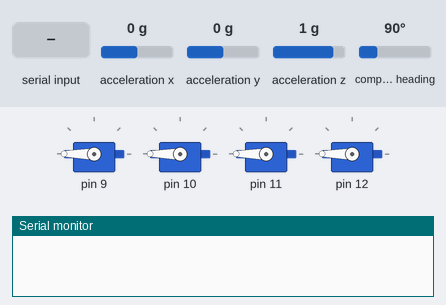
Bench run of a sketch on a simulated Arduino Uno, built with avr-gcc and run on an emulated ATmega328P. Parts: 4 × servo, the last lines printed to the serial monitor. Inputs (shaded band) come from the test bench; at power-on: acceleration x 0 g, acceleration y 0 g, acceleration z 1 g, compass heading 90°.

Above: at 0.1 s.
At 2.1 s:
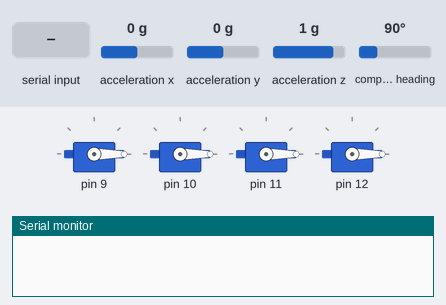
At 6.2 s:
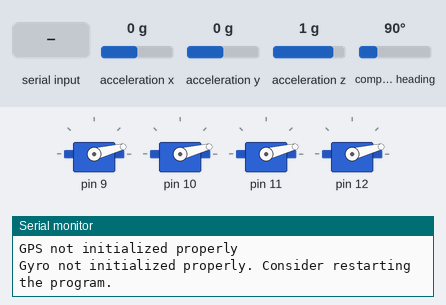
6.3 s: acceleration x set to 0.8 g
11.7 s: ";" received over Serial
17.1 s: acceleration y set to -1.4 g
22.5 s: acceleration z set to -1.4 g
27.9 s: "90;45\n" received over Serial
33.3 s: compass heading set to 180°
Timing chart, 0 to 36.3 s (numbered marks = the images above; inputs shaded):
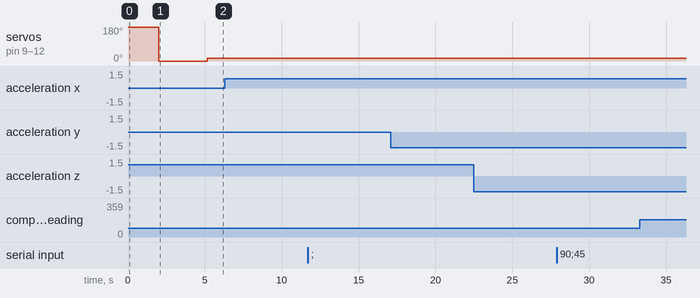

The sketch:

arduinoToPy.ino
```cpp
#include <SoftwareSerial.h>
#include <TinyGPS.h>
#include <Wire.h>
#include <Servo.h>
#include <Adafruit_Sensor.h>
#include <Adafruit_BNO055.h>
#include <utility/imumaths.h>

Adafruit_BNO055 bno = Adafruit_BNO055(55);


/* This sample code demonstrates the normal use of a TinyGPS object.
   It requires the use of SoftwareSerial, and assumes that you have a
   4800-baud serial GPS device hooked up on pins 4(rx) and 3(tx).
*/

TinyGPS gps;
SoftwareSerial ss(4, 3);


class drone{
  public:
  float orX = 0;
  float orY = 0;
  float orZ = 0;
  float gpsLat = 0;
  float gpsLon = 0;

  int rotorSpeed[4] = {0,0,0,0}; //values between 0 and 1000

  void updateGPS(){ //Updating gps takes 1 second so it should only be done occasionaly

    bool newData = false;
    unsigned long chars;
    unsigned short sentences, failed;
    for (unsigned long start = millis(); millis() - start < 1000;)
    {
      while (ss.available())
      {
        char c = ss.read();
        //Serial.write(c); // uncomment this line if you want to see the GPS data flowing
        if (gps.encode(c)) // Did a new valid sentence come in?
          newData = true;
      }
    }
    if (newData)
    {
      float flat, flon;
      unsigned long age;
      gps.f_get_position(&flat, &flon, &age);
      gpsLat = flat;
      gpsLon = flon;
      /* //uncomment for satellite and error data
      Serial.print(" SAT=");
      Serial.print(gps.satellites() == TinyGPS::GPS_INVALID_SATELLITES ? 0 : gps.satellites());
      Serial.print(" PREC=");
      Serial.print(gps.hdop() == TinyGPS::GPS_INVALID_HDOP ? 0 : gps.hdop());
      */
    }

  }

  void updateOrientation(){
    sensors_event_t event;
    bno.getEvent(&event);
    orX = event.orientation.x;
    orY = event.orientation.y;
    orZ = event.orientation.z;
  }

  void setRotorSpeed(int a, int b, int c, int d){ //call once to update rotor speed
    rotorSpeed[0] = a;
    rotorSpeed[1] = b;
    rotorSpeed[2] = c;
    rotorSpeed[3] = d;
  }
  void spinRotor(){ //call every iteration
  }

  void printData(){
    if(gpsLat == 0 && gpsLon == 0)Serial.println("GPS not initialized properly");
    if(orX == 0 && orY == 0 && orZ == 0)Serial.println("Gyro not initialized properly. Consider restarting the program.");
    Serial.print("X: ");
    Serial.print(orX, 10);
    Serial.print("\tY: ");
    Serial.print(orY, 10);
    Serial.print("\tZ: ");
    Serial.print(orZ, 10);Serial.println("");
    Serial.print("Lat: ");
    Serial.print(gpsLat, 10);
    Serial.print("\tLon: ");
    Serial.print(gpsLon, 10);Serial.println("");
    Serial.print("r1: ");
    Serial.print(rotorSpeed[0]);
    Serial.print("\tr2: ");
    Serial.print(rotorSpeed[1]);
    Serial.print("\tr3: ");
    Serial.print(rotorSpeed[2]);
    Serial.print("\tr4: ");
    Serial.print(rotorSpeed[3]);
    Serial.println("");
    Serial.println("");
    Serial.println("");
  }


};

drone Drone;


Servo ESC[4];
void setup()
{
  // Attach the ESC on pin 9-12
  for(int i = 0; i < 4; i++){
    ESC[i].attach(i+9,1000,2000); // (pin, min pulse width, max pulse width in microseconds)
    ESC[i].write(2000);
  }
  delay(2000);
  for(int i = 0; i < 4; i++){
    ESC[i].write(1000);
  }
  delay(2000);


  //setup serial connection 9600 baud
  Serial.begin(9600);
  ss.begin(9600);

  if(!bno.begin()) //check if bno set up correctly
  {
    /* There was a problem detecting the BNO055 ... check your connections */
    Serial.print("Ooops, no BNO055 detected ... Check your wiring or I2C ADDR!");
    while(1);
  }
  delay(1000);
  bno.setExtCrystalUse(true);
}


void processString(String str){
  //Cut string at ; to avoid bug where string gets sent twice (happens often)
  String msg;
  bool valid = false;
  //copy important part of str to actual message (msg)
  for(int i = 1; i < str.length(); i++){
    if(str[i] == ';'){valid = true;break;}
    msg+=str[i];
  }
  //check if message begins with ~ and ends with ;
  if(!valid || str[0] != '~'){Serial.println("invalid MSG");return;}
  else{Serial.println("processing MSG...");}

  //Msg only sets 4 rotor speeds
  for (int i = 0; i < 4; i++){ //4 rotors

    Drone.rotorSpeed[i] = 0;
    for(int j = 0; j < 4; j++){ //take 4 chars for each rotor
      //make digit from char and then 4 digit number
      Drone.rotorSpeed[i] += (msg[i*4+j]-48)*pow(10,3-j);
      }

  }

}

void readSerial(){

  String readString;
  while (Serial.available())
  {
    if (Serial.available() >0)
    {
      char c = Serial.read();  //gets one byte from serial buffer
      readString += c; //makes the string readString
    }
  }

  if (readString.length() >0)
  {
    processString(readString);
  }

}

int ctr = 1;
void loop()
{
  /* Listen to Python */
  readSerial();
  /* Update sensors */
  if(ctr%10 == 0)Drone.updateOrientation();Drone.printData();
  if(ctr%2000 == 0)Drone.updateGPS();

  for(int i = 0; i < 4; i++){
    ESC[i].write(Drone.rotorSpeed[i]+1075);    // Send the signal to the ESC
  }

  /* maintenance */
  delay(10);
  ctr++;
}
```
